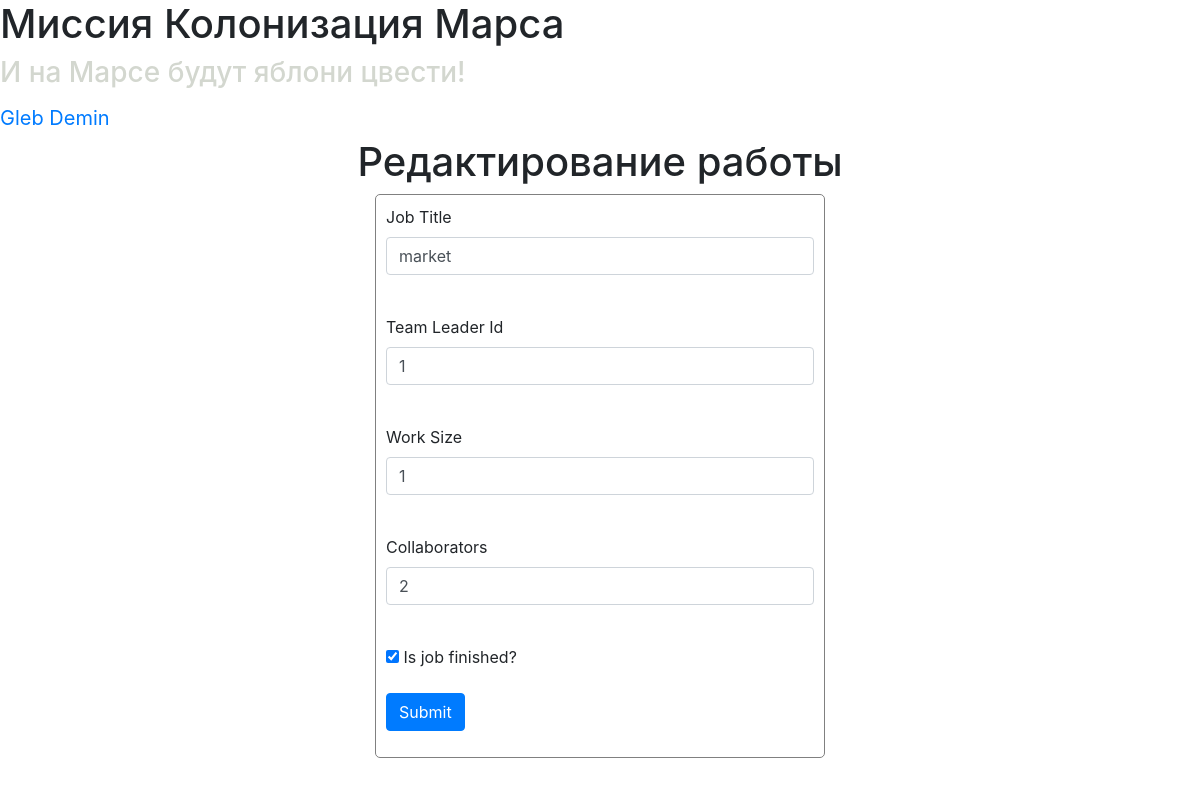
/jobs/3 (signed in), run on the app's committed database.
### data/users.py (models this page shows, shortened)
class User(SqlAlchemyBase, UserMixin, SerializerMixin):
    __tablename__ = "users"
    id = sqlalchemy.Column(sqlalchemy.Integer,
                           primary_key=True, autoincrement=True)
    surname = sqlalchemy.Column(sqlalchemy.String, nullable=False)
    name = sqlalchemy.Column(sqlalchemy.String, nullable=False)
    age = sqlalchemy.Column(sqlalchemy.Integer, nullable=False)
    position = sqlalchemy.Column(sqlalchemy.String, nullable=True)
    speciality = sqlalchemy.Column(sqlalchemy.String, nullable=True)
    address = sqlalchemy.Column(sqlalchemy.String, nullable=True)
    email = sqlalchemy.Column(sqlalchemy.String,
                              index=True, unique=True, nullable=False)
    hashed_password = sqlalchemy.Column(sqlalchemy.String, nullable=False)
    modified_date = sqlalchemy.Column(sqlalchemy.DateTime,
                                      default=datetime.datetime.now)
    jobs = orm.relation("Job", back_populates="leader")

### data/jobs.py (models this page shows)
class Job(SqlAlchemyBase, SerializerMixin):
    __tablename__ = "jobs"
    id = sqlalchemy.Column(sqlalchemy.Integer,
                           primary_key=True, autoincrement=True)
    team_leader = sqlalchemy.Column(sqlalchemy.Integer, sqlalchemy.ForeignKey("users.id"), nullable=False)
    leader = orm.relation("User")
    job = sqlalchemy.Column(sqlalchemy.String, nullable=False)
    work_size = sqlalchemy.Column(sqlalchemy.Integer, nullable=False)
    collaborators = sqlalchemy.Column(sqlalchemy.String, nullable=True)
    start_date = sqlalchemy.Column(sqlalchemy.Date, default=datetime.datetime.now, nullable=True)
    end_date = sqlalchemy.Column(sqlalchemy.Date, nullable=True)
    is_finished = sqlalchemy.Column(sqlalchemy.Boolean, nullable=True)

### main.py (the view, shortened to what this page needs)
@app.route("/jobs/<int:id>", methods=["GET", "POST"])
@login_required
def edit_job(id):
    form = JobForm()
    if request.method == "GET":
        session = db_session.create_session()
        job = session.query(Job).filter(
            Job.id == id, ((Job.leader == current_user) | (current_user.id == 1))
        ).first()
        if job:
            form.job.data = job.job
            form.team_leader.data = job.team_leader
            form.work_size.data = job.work_size
            form.collaborators.data = job.collaborators
            form.is_finished.data = job.is_finished
        else:
            abort(404)
    return render_template("addjob.html", title="Редактирование работы", form=form)

### forms/job.py
class JobForm(FlaskForm):
    job = StringField("Job Title", validators=[DataRequired()])
    team_leader = IntegerField("Team Leader Id", validators=[DataRequired()])
    work_size = FloatField("Work Size", validators=[DataRequired()])
    collaborators = StringField("Collaborators", validators=[DataRequired()])
    is_finished = BooleanField("Is job finished?")
    submit = SubmitField("Submit")

### data/db_session.py (called while the page is built)
def create_session() -> Session:
    global __factory
    return __factory()

### main.py (called while the page is built)
@login_manager.user_loader
def load_user(user_id):
    session = db_session.create_session()
    return session.query(User).get(user_id)

### templates/addjob.html (shortened to what this page needs)
{% extends "base.html" %}
{% block content %}
<h1 class="center">{{ title }}</h1>
<form action="" method="post" class="my_form">
    <p>
        {{ form.job.label }}<br>
        {{ form.job(class="form-control") }}<br>
    </p>
    <p>
        {{ form.team_leader.label }}<br>
        {{ form.team_leader(class="form-control") }}<br>
    </p>
        <p>
        {{ form.work_size.label }}<br>
        {{ form.work_size(class="form-control") }}<br>
    </p>
    <p>
        {{ form.collaborators.label }}<br>
        {{ form.collaborators(class="form-control") }}<br>
    <p>{{ form.is_finished() }} {{ form.is_finished.label }}</p>
    <p>{{ form.submit(type="submit", class="btn btn-primary") }}</p>
</form>
{% endblock %}

### templates/base.html (shortened to what this page needs)
<!DOCTYPE html>
<html lang="en">
<head>
    <link rel="stylesheet"
          href="https://stackpath.bootstrapcdn.com/bootstrap/4.4.1/css/bootstrap.min.css"
>
    <link rel="stylesheet"
          type="text/css"
          href="{{url_for('static', filename='css/style.css')}}">
</head>
<body>
<div>
    <h1>
        Миссия Колонизация Марса
    </h1>
</div>
<div>
    <h3 class="translucent">
        И на Марсе будут яблони цвести!
    </h3>
</div>
{% if current_user.is_authenticated %}
    <a class="navbar-brand" href="/logout">{{ current_user.name }} {{ current_user.surname }}</a>
{% else %}
    <p>
        <a class="btn btn-primary " href="/register">Register</a>
        <a class="btn btn-success" href="/login">Login</a>
    </p>
{% endif %}
{% block content %}{% endblock %}
</body>
</html>

### static/css/style.css (style rules this page uses)
.translucent { color: #d3d7cf; }
.center { text-align: center; }
form.my_form { margin-left: auto; margin-right: auto; max-width: 450px; border: 1px solid gray; border-radius: 5px; padding: 10px; }

### data on the page
User: name "Gleb", surname "Demin"
Job: job "market", team_leader "1", work_size "1", collaborators "2", is_finished "☑"

### other printed values
{{ title }} "Редактирование работы"
